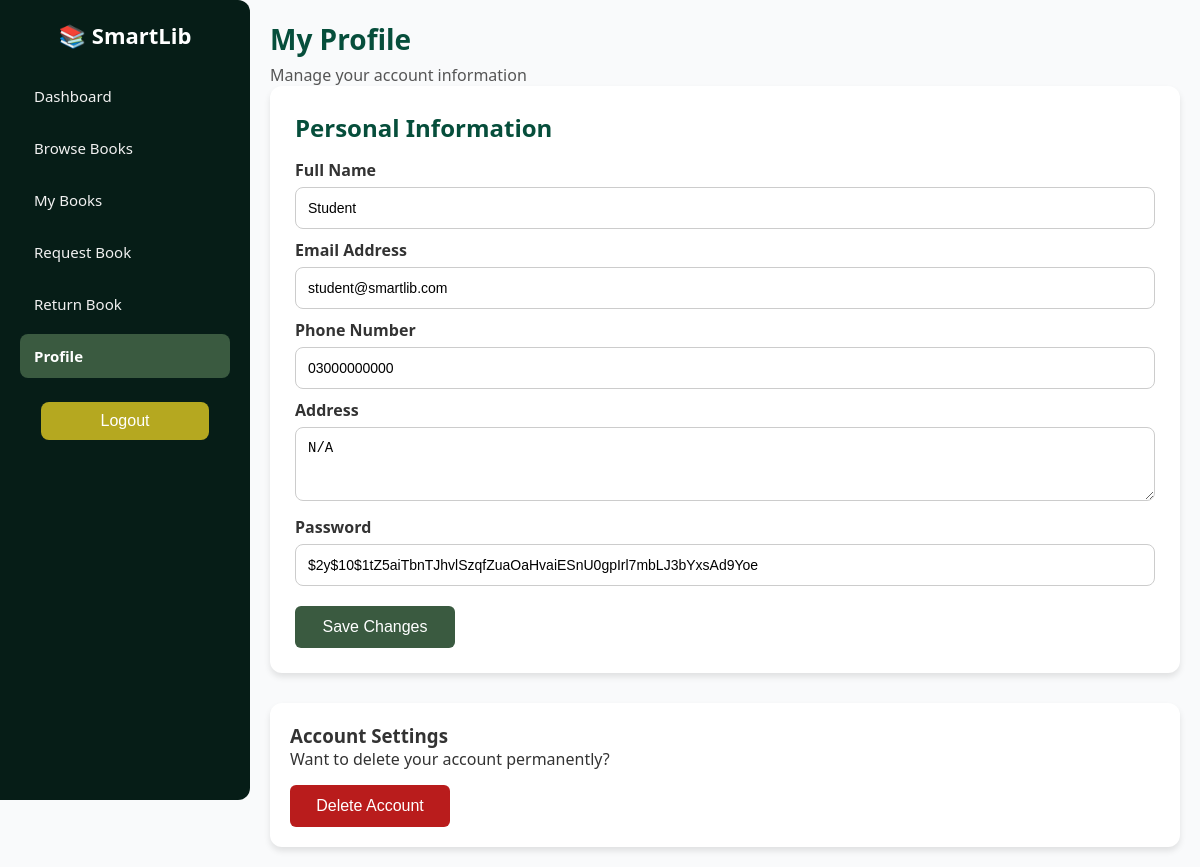
The page /student/profile.php (signed in) on the database its author committed.
### tables this page shows
CREATE TABLE `members` (
  `member_id` int(11) NOT NULL,
  `name` varchar(255) NOT NULL,
  `email` varchar(255) NOT NULL,
  `phone` varchar(100) DEFAULT NULL,
  `address` text DEFAULT NULL,
  `role` varchar(100) NOT NULL,
  `password` varchar(255) NOT NULL,
  `registration_date` varchar(100) NOT NULL
);

### student/profile.php (the view, shortened to what this page needs)
<?php
$member_id = $_SESSION['member_id'];
$conn = new mysqli("localhost", "root", "", "smartlib");
$sql = "SELECT * FROM members WHERE member_id = '$member_id'";
$result = $conn->query($sql);
$user = $result->fetch_assoc();
?>
<!DOCTYPE html>
<html lang="en">
<head>
  <link rel="stylesheet" href="../assets/styles/theme.css" />
  <link rel="stylesheet" href="../assets/styles/layout.css" />
  <link rel="stylesheet" href="../assets/styles/student.css" />
</head>
<body>
  <?php include '../partials/sidebar.php'; ?>
  <div class="main-content">
    <header>
      <h1>My Profile</h1>
      <p>Manage your account information</p>
    </header>
    <section class="profile-container">
      <h2>Personal Information</h2>
      <form method="POST">
        <label>Full Name</label>
        <input type="text" name="name" value="<?= htmlspecialchars($user['name']) ?>" required>
        <label>Email Address</label>
        <input type="email" name="email" value="<?= htmlspecialchars($user['email']) ?>" required>
        <label>Phone Number</label>
        <input type="text" name="phone" value="<?= htmlspecialchars($user['phone']) ?>">
        <label>Address</label>
        <textarea name="address" rows="3"><?= htmlspecialchars($user['address']) ?></textarea>
        <label>Password</label>
        <input type="text" name="password" value="<?= htmlspecialchars($user['password']) ?>" required>
        <button type="submit" name="save_changes">Save Changes</button>
      </form>
    </section>
    <section class="account-section">
      <h3>Account Settings</h3>
      <p>Want to delete your account permanently?</p>
      <form method="POST">
        <button type="submit" class="delete-btn"
          onclick="return confirm('Are you sure you want to delete your account? This action cannot be undone.')">Delete
          Account</button>
      </form>
    </section>
  </div>
</body>
</html>

### assets/styles/theme.css (style rules this page uses)
:root { --green-950: #03110d; --green-900: #061d17; --green-800: #083326; --green-700: #064e3b; --green-600: #1f5134; --green-500: #2f6b4a; --green-400: #3a5a40; --green-300: #7fbf9f; --green-200: #bfe3d1; --green-100: #e7f5ef; --accent: #10b981; --danger: #c0392b; --warning: #b5a820; --text: #333333; --muted: #555555; --bg: #f9fafb; --white: #ffffff; --shadow: 0 4px 12px rgba(0, 0, 0, 0.12); --soft-shadow: 0 6px 18px rgba(0, 0, 0, 0.14); --radius: 12px; }
* { margin: 0; padding: 0; box-sizing: border-box; }
html, body { height: 100%; font-family: "Segoe UI", Arial, sans-serif; color: var(--text); background: var(--bg); }

### assets/styles/layout.css (style rules this page uses)
.main-content { margin-left: 250px; padding: 20px; width: calc(100% - 250px); }
header h1 { font-size: 28px; margin-bottom: 6px; color: var(--green-700); }
header p { color: var(--muted); }

### student/profile.php (style rules this page uses)
.profile-container { background: #fff; padding: 25px; border-radius: 12px; box-shadow: 0 4px 6px rgba(0, 0, 0, 0.1); margin-bottom: 30px; }
.profile-container h2 { color: #064e3b; margin-bottom: 15px; }
.profile-container label { margin-top: 10px; font-weight: 600; display: block; }
.profile-container input, .profile-container textarea { width: 100%; padding: 12px; margin-top: 6px; border-radius: 8px; border: 1.5px solid #ccc; font-size: 14px; }
.profile-container button, .delete-btn { padding: 12px 20px; border: none; border-radius: 6px; font-size: 16px; cursor: pointer; width: 160px; text-align: center; transition: background 0.3s; }
.profile-container button { background: #3a5a40; color: #fff; margin-top: 20px; }
.delete-btn { background: #b91c1c; color: #fff; margin-top: 15px; }
.account-section { background: #fff; padding: 20px; border-radius: 12px; box-shadow: 0 4px 6px rgba(0, 0, 0, 0.1); margin-top: 30px; }

### rows shown on the page
members: name "Student", email "student@smartlib.com", phone "03000000000", address "N/A", password "$2y$10$1tZ5aiTbnTJhvlSzqfZuaOaHvaiESnU0gpIrl7mbLJ3bYxsAd9Yoe"
